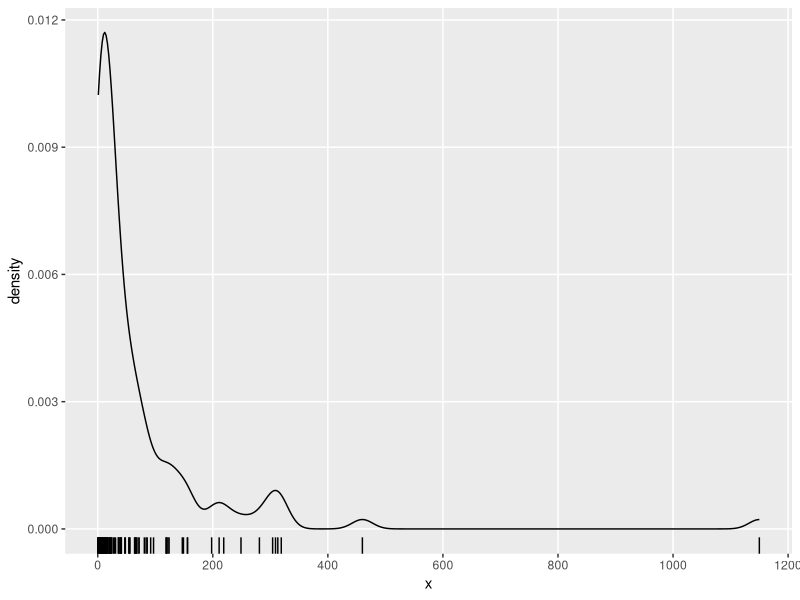

R code for this plot: (Note: this script raises an error after producing the figure.)
library(MASS)
library(tidyverse)
library(scales)

# see the tweet at https://twitter.com/HaydenMaths/status/1275640960081375232
# by eye, the Deloitteline is about y = 19000 -9.5x
# 19000 + 1000 * b1 = 9500
# b1= (9500 - 19000) / 1000 = -9.5
# 
# so target values for b0 and b1 are 19000, -9.5

xbreaks <- 0:6 * 200
ybreaks <- 0:6 * 10000

n <- 100
set.seed(123)

x <- MASS::rnegbin(n * 10, 70, .5) + 1
x <- sort(c(sample(x[x < 350], 98, replace = TRUE), 460, 1150))

# Density of the x variable (not shown in blog)
ggplot(data.frame(x = x), aes(x = x)) + 
  geom_rug() + 
  geom_density() + 
  scale_x_continuous(breaks = xbreaks) +
  theme(panel.grid.minor = element_blank())



fn <- function(par, df, sigma, infl){

  log_b0 <- par[1]
  log_b1 <- par[2]
  
  
  set.seed(123)
  eps <- rt(n, df)
  eps <- eps / sd(eps) * sigma * ifelse(x < 100, infl, 1)
  y <- exp(log_b0 + log_b1 * log(x) +  eps)
  #y[c(n, n-1)] <- c(9700, 14000)
  
  mod <- lm(y ~ x)
  how_bad <- 
    # intercept should be about 19000
    20 * ((coef(mod)[1] - 19000) / 19000) ^ 2 + 
    # slope should be about -9.5
    20 * ((coef(mod)[2] - -9.5) / 9.5) ^ 2 + 
    # maximum should be about 50000
    ((max(y) - 48000) / 48000) ^ 2  + 
    # 5th percentile should be about 10000
    ((quantile(y, 0.05) - 10000) / 10000) ^ 2 +
    # median should be about 15000:
    ((quantile(y, 0.5) - 15000) / 15000) ^ 2

  return(how_bad)
}

infl <- 1.8
sigma = 0.20
df = 13
best <- optim(c(10, -2), fn = fn, df = df, sigma = sigma, infl = infl)

set.seed(123)
eps <- rt(n, df)
eps <- eps / sd(eps) * sigma * ifelse(x < 100, infl, 1)
y <- exp(best$par[1] + best$par[2] * log(x) + eps)
y[c(n, n-1)] <- c(9700, 14000)

the_data <- data.frame(x, y)

p1 <- ggplot(the_data, aes(x = x, y = y)) +
  geom_point()  + 
  geom_smooth(method = "lm", formula = "y ~ x", colour = "blue") +
  scale_x_continuous(breaks = xbreaks, label = comma) +
  scale_y_continuous(breaks = ybreaks, label = comma, limits = c(0, 60000)) +
  theme(panel.grid.minor = element_blank()) +
  labs(title = "Simulated data with various lines of best fit",
       subtitle = "Ordinary least squares")

svg_png(p1, "../img/0187-ols")

mod <- lm(y ~ x)
coef(mod) # should be close to 19000, -9.5
summary(mod)

p2 <- ggplot(the_data, aes(x = x, y = y)) +
  geom_point()  + 
  geom_smooth(method = "gam", colour = "white") +
  scale_x_continuous(breaks = xbreaks, label = comma) +
  scale_y_continuous(breaks = ybreaks, label = comma, limits = c(0, 60000)) +
  theme(panel.grid.minor = element_blank()) +
  labs(title = "Simulated data with various lines of best fit",
       subtitle = "Generalized Additive Model")

svg_png(p2, "../img/0187-gam")

p3 <- ggplot(the_data, aes(x = x, y = y)) +
  geom_point()  + 
  geom_smooth(method = "rlm", method.args = list(method = "MM"), colour = "white") +
  scale_x_continuous(breaks = xbreaks, label = comma) +
  scale_y_continuous(breaks = ybreaks, label = comma, limits = c(0, 60000)) +
  theme(panel.grid.minor = element_blank()) +
  labs(title = "Simulated data with various lines of best fit",
       subtitle = "MM-estimation of straight line")

svg_png(p3, "../img/0187-mm")


mod2 <- lm(log(y) ~ log(x), data = the_data)
pred2 <- predict(mod2, se.fit = TRUE)
the_data <- the_data %>%
  mutate(fit_log = exp(pred2$fit),
         lower_log = exp(pred2$fit - 1.96 * pred2$se.fit),
         upper_log = exp(pred2$fit + 1.96 * pred2$se.fit))

p4 <- ggplot(the_data, aes(x = x, y = y)) +
  geom_ribbon(aes(ymin = lower_log, ymax = upper_log), fill = "grey60", alpha = 0.7) +
  geom_point()  + 
  geom_line(aes(y = fit_log), colour = "white") +
  scale_x_continuous(breaks = xbreaks, label = comma) +
  scale_y_continuous(breaks = ybreaks, label = comma, limits = c(0, 60000)) +
  theme(panel.grid.minor = element_blank()) +
  labs(title = "Simulated data with various lines of best fit",
       subtitle = "Ordinary Least Squares after log transforms, shown on original scale")

svg_png(p4, "../img/0187-log")


p5 <- ggplot(the_data, aes(x = x, y = y)) +
  geom_ribbon(aes(ymin = lower_log, ymax = upper_log), fill = "grey60", alpha = 0.7) +
  geom_point()  + 
  geom_line(aes(y = fit_log), colour = "white") +
  scale_x_log10(breaks = xbreaks, label = comma) +
  scale_y_log10(breaks = ybreaks, label = comma) +
  theme(panel.grid.minor = element_blank()) +
  labs(title = "Simulated data with various lines of best fit",
       subtitle = "Ordinary Least Squares after log transforms, shown with log scales")

svg_png(p5, "../img/0187-log-log")
